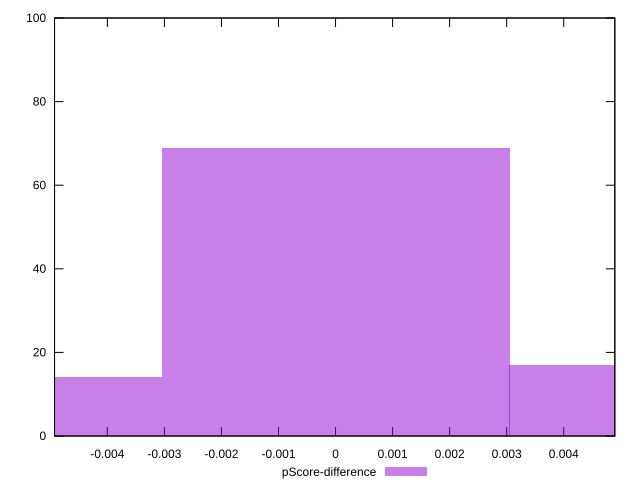

This figure's gnuplot source:
reset

$pScoreDifference <<EOF
0.0060984093629774016 17
-0.0060984093629774016 14
0 69
EOF

set key outside below
set boxwidth 0.0060984093629774016
set xrange [-0.004925632381534095:0.004895366832449621]
set yrange [0:100]
set trange [0:100]
set style fill transparent solid 0.5 noborder
set terminal svg size 640, 490 enhanced background rgb 'white'
set output "report_00009_2021-02-08T22-37-41.559Z/mainthread-work-breakdown/samples/pages+cached+noadtech+nomedia/pScore-difference/histogram.svg"

plot $pScoreDifference title "pScore-difference" with boxes

reset
